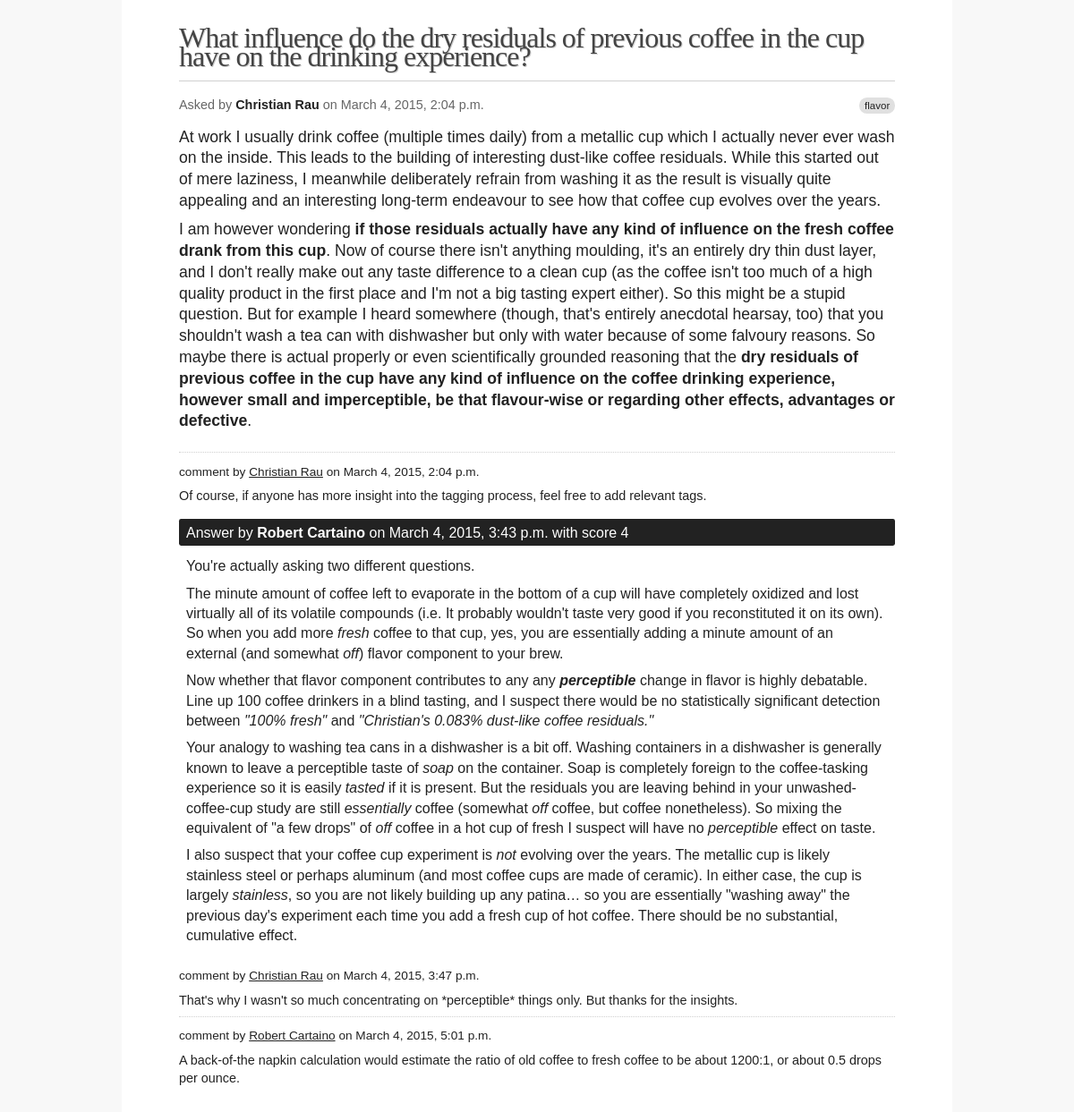
The page /1608/ on the database its author committed.
### qa/models.py (models this page shows, shortened)
class Post(models.Model):
    owner = models.ForeignKey(User)
    creation_date = models.DateTimeField()
    last_activity_date = models.DateTimeField()
    score = models.IntegerField()
    body = models.TextField()
    comment_count = models.PositiveIntegerField()
    @property
    def comments(self):
        return self.comment_set.order_by('creation_date')
    class Meta:
        abstract = True

class Question(Post):
    answer_count = models.PositiveIntegerField()
    tags_string = models.TextField()
    title = models.CharField(max_length=1024)
    favorite_count = models.PositiveIntegerField()
    view_count = models.PositiveIntegerField()
    accepted_answer = models.ForeignKey('Answer', related_name='accepted_for',
            null=True, blank=True)
    last_editor = models.ForeignKey(User, null=True, blank=True,
            related_name='last_edited_questions')
    last_edit_date  = models.DateTimeField(null=True, blank=True)
    @property
    def answers(self):
        return self.answer_set.order_by('-creation_date')
    @property
    def tags(self):
        return tag_re.findall(self.tags_string)

class User(models.Model):
    email = models.CharField(max_length=200)
    date_joined = models.DateTimeField()
    display_name = models.CharField(max_length=200)
    url = models.CharField(max_length=400)
    location = models.CharField(max_length=400)
    description = models.TextField()
    views = models.PositiveIntegerField()
    votes_up = models.PositiveIntegerField()
    votes_down = models.PositiveIntegerField()
    age = models.PositiveIntegerField()

class Comment(models.Model):
    owner = models.ForeignKey(User)
    creation_date = models.DateTimeField()
    score = models.IntegerField()
    text = models.TextField()
    class Meta:
        abstract = True

class QuestionComment(Comment):
    post = models.ForeignKey(Question, related_name='comment_set')

class Answer(Post):
    question = models.ForeignKey(Question)

class AnswerComment(Comment):
    post = models.ForeignKey(Answer, related_name='comment_set')

### qa/views.py (the view)
# urls.py: url(r'^(?P<pk>\d+)/$', QuestionDetail.as_view(), name='qa-question'),
class QuestionDetail(DetailView):
    model = Question

### qa/templates/qa/question_detail.html (shortened to what this page needs)
{% extends "base.html" %}
{% block "body" %}
<div id="content">
  <section class="question detail">
    <section class="header">
      <h1>{{ object.title }}</h1>
      <p class="meta">
        Asked by <span class="author"><a href="#">{{ object.owner.display_name }}</a></span>
        on <span class="date">{{ object.creation_date|date }}, {{ object.creation_date|time }}</span>
        {% if object.tags %}
          <span class="tags">
            {% for t in object.tags %}
              <span class="tag"><a href="#">{{ t }}</a></span>
            {% endfor %}
          </span>
        {% endif %}
      </p>
    </section>
    <section class="body">
      {{ object.body|safe }}
    </section>
    {% include "qa/comments.html" with comments=object.comments%}
  </section>
  <section class="answers">
    {% for answer in object.answers %}
      <div class="answer{% ifequal answer.pk object.accepted_answer_id %} accepted{% endifequal %}">
        <p class="meta">
          {% ifequal answer.pk object.accepted_answer_id %}Accepted a{% else %}A{% endifequal %}nswer by
          <span class="author"><a href="#">{{ answer.owner.display_name }}</a></span>
          on <span class="date">{{ answer.creation_date|date }}, {{ answer.creation_date|time }}</span>
          {% if answer.score %}
              with score {{ answer.score }}
          {% endif %}
        </p>
        <div class="body">
          {{answer.body|safe}}
        </div>
        {% include "qa/comments.html" with comments=answer.comments%}
      </div>
    {% endfor %}
  </section>
</div>
{% endblock %}

### qa/templates/qa/comments.html (shortened to what this page needs)
<section class="comments">
  {% for comment in comments %}
    <div class="comment">
      <div class="comment-meta">
        <p>
          comment by <span class="author"><a href="#">{{ comment.owner.display_name }}</a></span>
          on <span class="date">{{ comment.creation_date|date }}, {{ comment.creation_date|time }}</span>
        </p>
      </div>
      <div class="body">
        <p>{{ comment.text|safe }}</p>
      </div>
    </div>
  {% endfor %}
</section>

### qa/static/base.css (style rules this page uses)
body { color: #222; background: #f8f8f8; font-family: sans-serif; line-height: 132%; margin: 0; }
p { margin: 0 0 0.5em 0; }
p.meta, .meta p { margin-bottom: 0; }
a { color: #222; }
#content { background: #fff; width: 50em; padding: 2em 4em; margin: 0 auto; }
.meta .author { font-weight: bolder; }
.meta .author a { text-decoration: none; }
.question { margin: 0 0 1em 0; padding: 0 0 0 0; }
.question .header { font-size: 90%; }
.question h1, .question h2 { color: #444; font-family: serif; font-weight: 100; letter-spacing: -1px; padding: 0 0 0.5em 0; margin: 0 0 0.5em 0; text-shadow: 1px 1px 0px rgba(0,0,0,0.2); }
.question h1 { font-size: 32px; border-bottom: 1px solid #d0d0d0; }
.question .meta { color: #666; }
.question .meta .tags { display: inline-block; float: right; }
.question .meta .tag { font-size: 80%; font-family: sans-serif; background: #e0e0e0; padding: 0.25em 0.5em; border-radius: 0.75em; }
.question .meta .tag a { text-decoration: none; }
.question .body { font-size: 110%; line-height: 135%; margin-top: 0.75em; padding-bottom: 0.75em; border-bottom: 1px dotted #d0d0d0; }
.answer .comments, .question .comments { font-size: 90%; }
.answer .comment, .question .comment { margin: 0; padding: 0.75em 0 0 0; border-top: 1px dotted #d0d0d0; }
.answer .comment:first-child, .question .comment:first-child { border-top: none; }
.answer .comment .comment-meta, .question .comment .comment-meta { font-size: 95%; }
.answer .comment .body, .question .comment .body { font-size: 100%; background: transparent; padding: 0; margin: 0; border: none; }
.answer { margin: 0 0 1em 0; }
.answer:last-child { border: none; }
.answer .meta { color: #fff; padding: 0.3em 0.5em 0.25em 0.5em; background: #222 !important; border-radius: 0.15em; }
.answer .meta * { color: #fff; }
.answer .meta .author { font-weight: bolder; }
.answer .body { line-height: 140%; margin: 0.5em 0 0 0; padding: 0.25em 0.5em; border-radius-bottom-left: 0.15em; border-radius-bottom-right: 0.15em; }

### rows shown on the page
Question: title "What influence do the dry residuals of previous coffee in the cup have on the drinking experience?", owner.display_name "Christian Rau", creation_date "March 4, 2015", creation_date "2:04 p.m.", body "At work I usually drink coffee (multiple times daily) from a metallic cup which I actually never ever wash on the inside. This leads to the building of interesting dust-like coffee residuals. While this started out of mere laziness, I meanwhile deliberately refrain from washing it as the result is visually quite appealing and an interesting long-term endeavour to see how that coffee cup evolves over the years. I am however wondering if those residuals actually have any kind of influence on the fresh coffee drank from this cup . Now of course there isn't anything moulding, it's an entirely dry thin dust layer, and I don't really make out any taste difference to a clean cup (as the coffee…"
QuestionComment: owner.display_name "Christian Rau", creation_date "March 4, 2015", creation_date "2:04 p.m.", text "Of course, if anyone has more insight into the tagging process, feel free to add relevant tags."
Answer: owner.display_name "Robert Cartaino", creation_date "March 4, 2015", creation_date "3:43 p.m.", score "4", body "You're actually asking two different questions. The minute amount of coffee left to evaporate in the bottom of a cup will have completely oxidized and lost virtually all of its volatile compounds (i.e. It probably wouldn't taste very good if you reconstituted it on its own). So when you add more fresh coffee to that cup, yes, you are essentially adding a minute amount of an external (and somewhat off ) flavor component to your brew. Now whether that flavor component contributes to any any perceptible change in flavor is highly debatable. Line up 100 coffee drinkers in a blind tasting, and I suspect there would be no statistically significant detection between \"100% fresh\" and \"Christian's…"
AnswerComment: owner.display_name "Christian Rau", creation_date "March 4, 2015", creation_date "3:47 p.m.", text "That's why I wasn't so much concentrating on *perceptible* things only. But thanks for the insights."
AnswerComment: owner.display_name "Robert Cartaino", creation_date "March 4, 2015", creation_date "5:01 p.m.", text "A back-of-the napkin calculation would estimate the ratio of old coffee to fresh coffee to be about 1200:1, or about 0.5 drops per ounce."

### other values the page prints
{{ t }} "flavor"
